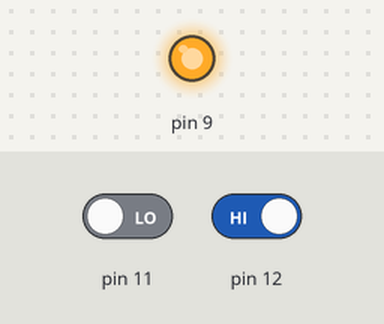
A sketch run on a simulated Arduino Uno, built with avr-gcc and run on an emulated ATmega328P. Shown: output pins drawn as LEDs (lit = HIGH). Inputs (shaded band) come from the test bench; at power-on: pin 12 HIGH, pin 11 LOW.

Above: at 1.2 s.
1.3 s: pin 12 driven LOW
At 1.8 s:
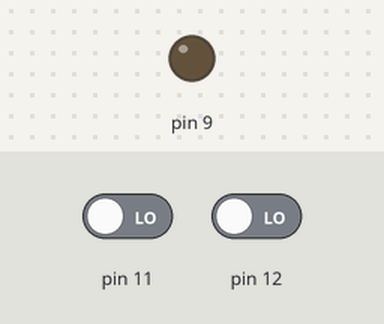
2.8 s: pin 12 driven HIGH
At 4.2 s:
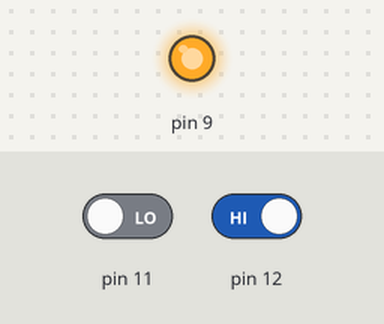
Timing chart, 0 to 5.8 s (numbered marks = the images above; inputs shaded):
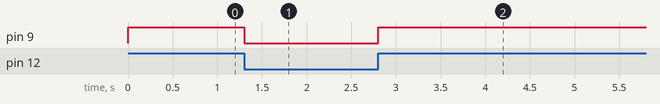

Measured:
- after the input at 1.3 s, pin 9: HIGH → LOW at once
- after the input at 2.8 s, pin 9: LOW → HIGH at once

The sketch:

Inputs_Review.ino
```cpp
int x;
int y;
void setup()
{
 pinMode(9, OUTPUT);
 pinMode(11, INPUT);
 pinMode(12, INPUT);
}

void loop()
{
  x = digitalRead(11);
  y = digitalRead(12);
 if (y == LOW)
 {
   digitalWrite(9, LOW);
 }
 else
 {
   digitalWrite(9, HIGH);
 }
}
```
